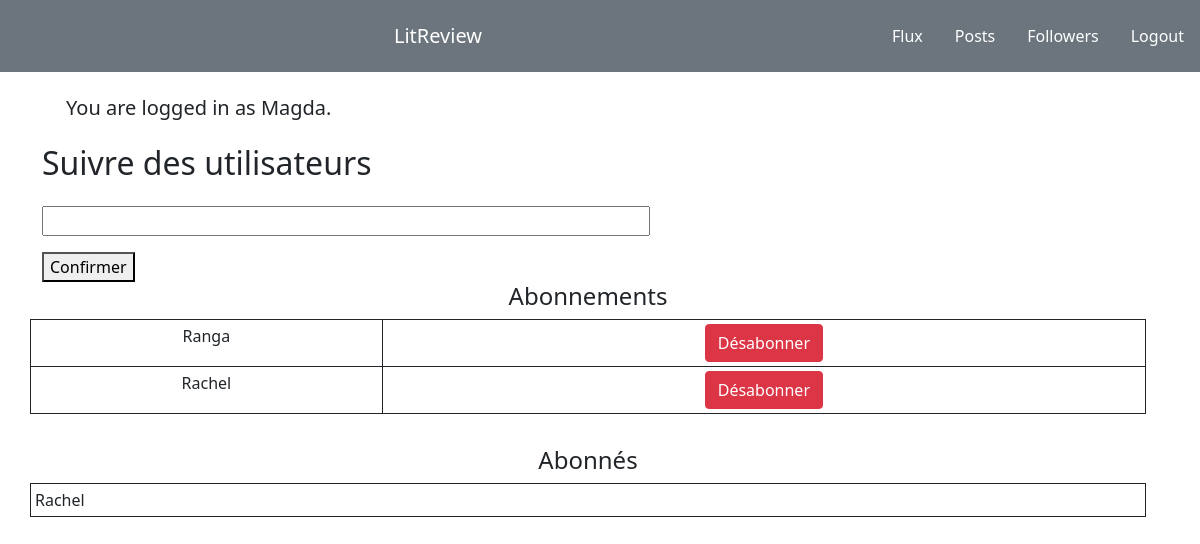
The app's page /user_follow/user_follow/ (signed in) with its own data.
### authentification/models.py (models this page shows)
class User(AbstractUser):
    CREATOR = 'CREATOR'
    SUBSCRIBER = 'SUBSCRIBER'
    ROLE_CHOICES = (
        (CREATOR, 'Créateur'),
        (SUBSCRIBER, 'Abonné'),
    )
    profile_photo = models.ImageField()
    role = models.CharField(max_length=30, choices=ROLE_CHOICES)

### followers/models.py (models this page shows)
class UserFollow(models.Model):
    user = models.ForeignKey(
        to=settings.AUTH_USER_MODEL, on_delete=models.CASCADE, related_name="following"
    )
    followed_user = models.ForeignKey(
        to=settings.AUTH_USER_MODEL,
        on_delete=models.CASCADE,
        related_name="followed_by",
    )
    class Meta:
        unique_together = (
            "user",
            "followed_user",
        )

### followers/views.py (the view, shortened to what this page needs)
# urls.py: path("user_follow/", views.user_follow, name="user_follow"),
@login_required()
def user_follow(request):
    user_form = forms.UserFollowsForm()
    following = models.UserFollow.objects.filter(user__exact=request.user)
    followed_by = models.UserFollow.objects.filter(followed_user__exact=request.user)
    return render(
        request,
        "followers/user_follow_form.html",
        context={"following": following, "followed_by": followed_by, "form": user_form},
    )

### followers/forms.py
class UserFollowsForm(forms.Form):
    username_follow = forms.CharField(
        label="", max_length=60, widget=forms.TextInput(attrs={"size": "60"})
    )

### followers/templates/followers/user_follow_form.html (shortened to what this page needs)
{% extends 'base.html' %}
{% block content %}
<div class="row">
    <h2>Suivre des utilisateurs</h2>
    <form  method="post">
            {{ form.as_p }}
        <button type="submit" >Confirmer</button>
    </form>
    <div class="row text-center mb-3">
        <h4>Abonnements</h4>
        <table class="table table-sm table-bordered border-dark">
                <tbody>
                    {% for user in following %}
                    <tr>
                        <td>{{ user.followed_user.username }}</td>
                        <td><a href="{% url 'delete_user_follow'  user.followed_user.id  %}" class="btn btn-danger">Désabonner</a></td>
                    </tr>
                    {% endfor %}
                </tbody>
            </table>
    </div>
    <div class="row text-center">
            <h4>Abonnés</h4>
            <table class="table table-sm table-bordered border-dark text-start">
                <tbody>
                    {% for user in followed_by %}
                    <tr>
                        <td>{{ user.user.username }}</td>
                    </tr>
                    {% endfor %}
                </tbody>
            </table>
        </div>
</div>
{% endblock content %}

### templates/base.html (shortened to what this page needs)
<!doctype html>
<html lang="en">
  <head>
    <link href="https://cdn.jsdelivr.net/npm/bootstrap@5.1.3/dist/css/bootstrap.min.css" rel="stylesheet">
  </head>
  <body>
    <nav class="navbar navbar-expand-lg navbar-secondary bg-secondary " >
      <a class="navbar-brand text-white mx-auto"  class="h1"  href="#">LitReview</a>
      {%  if user.is_authenticated %}
      <ul class="navbar-nav mr-auto">
        <li class="nav-item active">
          <a class="nav-link text-white m-2" href="{% url 'home' %}">Flux</a>
        </li>
        <li class="nav-item active">
          <a class="nav-link text-white m-2" href="{% url 'posts' %}">Posts</a>
        </li>
        <li class="nav-item active">
          <a class="nav-link text-white m-2" href="{% url 'user_follow' %}">Followers</a>
        </li>
        <li class="nav-item">
          <a class="nav-link text-white m-2" href="{% url 'logout' %}">Logout</a>
        </li>
      </ul>
      {%  endif %}
      </nav>
      <div class="container">
        {%  if user.is_authenticated %}
                <p class="m-4 h5 text.secondary">You are logged in as {{ request.user }}.</p>
        {% endif %}
        {% block content %}{% endblock content %}
      </div>
  </body>
</html>

### records on screen
User: user "Magda"
UserFollow: followed_user.username "Ranga"
UserFollow: followed_user.username "Rachel"
UserFollow: user.username "Rachel"
